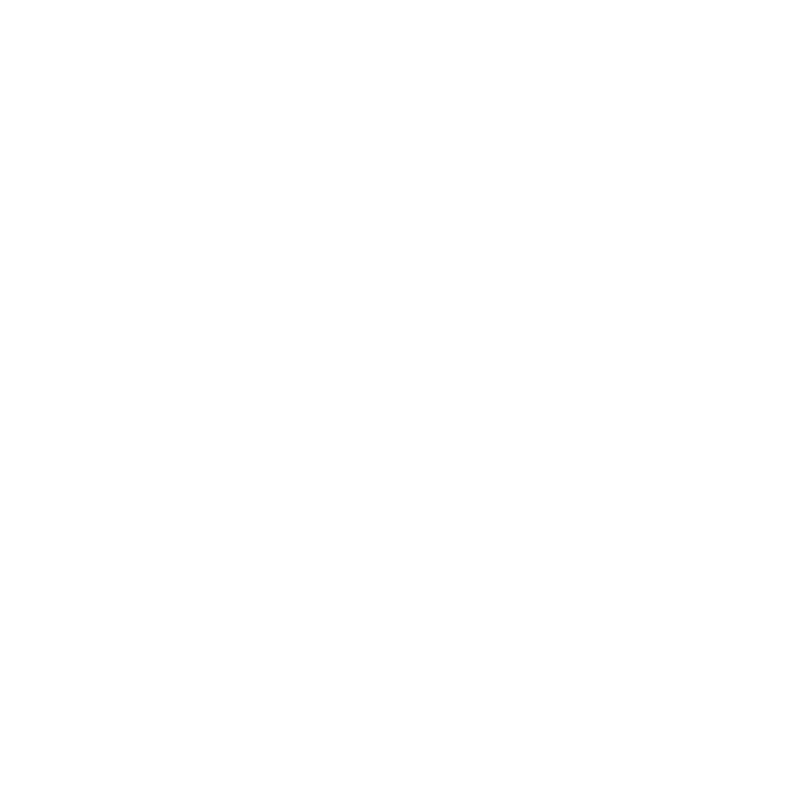
Frame 1 (no input)
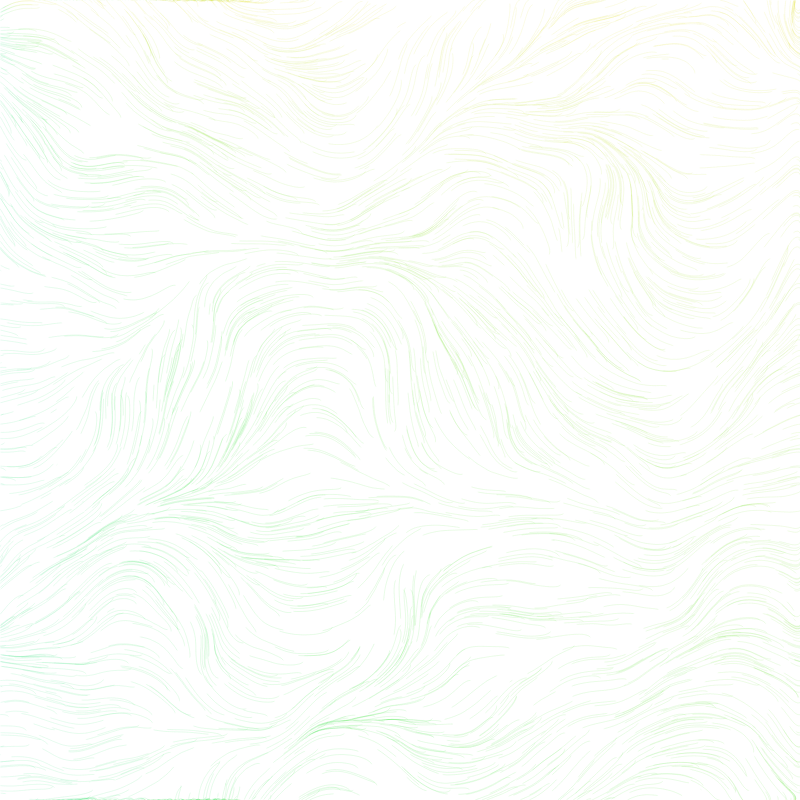
Frame 60 (no input)
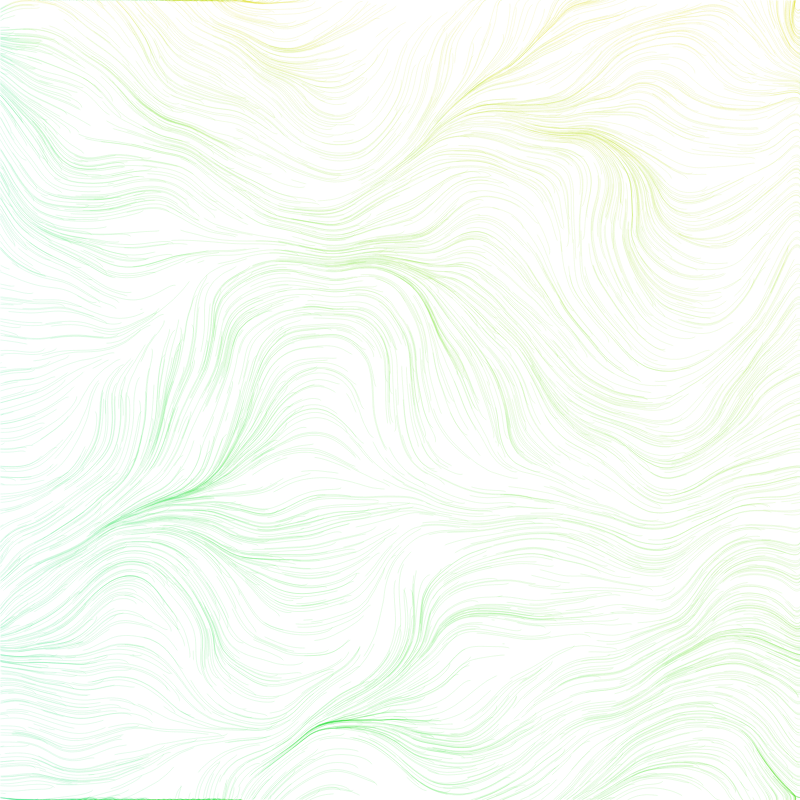
Frame 120 (the mouse pressed at the canvas centre since frame 60)

The p5.js sketch that drew these frames (run headless with seeded random() and noise() and a simulated clock; from frame 60 on, the mouse is pressed at the canvas centre):

// p5.js sketch
// ── sketch.js
let FIELD_SIZE = 8;

let particles = [];
let PARTICLE_COUNT = 2500;
let total_particles = PARTICLE_COUNT;

let flowfield;
let starting_points = [];

let avgGen = 0;
// let maxDist;


function setup() {
  createCanvas(800, 800);
  colorMode(HSB)
  ellipseMode(CENTER);
  background(255);
  noiseSeed(1002);

  flowfield = new FlowField(FIELD_SIZE);
  // maxDist = ((width / 2) ** 2 + (height / 2) ** 2) ** 0.5;

  // starting_points = generateStartPositions(flowfield);

  for (let i = 0; i < PARTICLE_COUNT; i++) {
    let {startX, startY} = getStartPosition(flowfield);
    let c = getColor(startX, startY);
    particles[i] = new Particle(startX, startY, c);
  }
}

function draw() {
  // flowfield.update();

  for (let i = 0; i < particles.length; i++) {
    particles[i].follow(flowfield);
    particles[i].update(flowfield);
    particles[i].show();
  }
  
  if (frameCount % 100 == 0) {
    printStatus();
  }
}

function getStartPosition(field) {
  // constrain to the f-2 center
  // let f = 8;
  // let startX = random(width / f, width / f * (f - 1));
  // let startY = random(height / f, height / f * (f - 1));
  // offset - bottom right
  // startX = startX + (width/f) * 0.5;
  // startY = startY + (height/f) * 0.5;
  // if (starting_points.length == 0) {
  //   console.log('generating');
  //   starting_points = generateStartPositions(field);
  // }
  // let {startX, startY} = starting_points.pop(Math.floor(random(starting_points.length)))
  let startX = random(width);
  let startY = random(height);
  return {startX, startY};
}

function generateStartPositions(field) {
  positions = [];
  for (let i = 0; i < field.rows; i++) {
    for (let j = 0; j < field.cols; j++) {
      positions.push({
        startX: j * field.fieldSize,
        startY: i * field.fieldSize
      })
    }
  }
  return shuffle(positions);
}

function getColor(h) {
  let a = 0.3;
  // h = h + avgGen/10;
  // h = h + 160 
  let offset = 45;
  h = abs((h + offset) % TWO_PI);
  let c = map(h, 0, TWO_PI, 0, 360);
  // c = c + 125
  // c = c % 360
  return [c, 90, 85, a];
}

function printStatus() {
  let fc = frameCount
  let avg = averageAge().toFixed(1);
  let ls = averageLifespan().toFixed(1);
  let gen = averageGeneration().toFixed(1);
  let tot = total_particles;
  let fr = frameRate().toFixed(1);
  let s = `${fc}\tavg: ${avg} ls: ${ls} gen: ${gen} total: ${tot} fr: ${fr}`
  console.log(s);
}

function averageAge() {
  return particles.reduce((prev, curr) => prev + int(curr.age), 0) / particles.length;
}

function averageGeneration() {
  avgGen = particles.reduce((prev, curr) => prev + int(curr.generation), 0) / particles.length;
  return avgGen;
}

function averageLifespan() {
  return particles.reduce((prev, curr) => prev + int(curr.lifetime), 0) / particles.length;
}

function keyPressed() {
  switch (key) {
    case 'S':
      loop();
      console.log("Started looping");
      break;
    case ' ':
      noLoop();
      console.log("Stopped looping");
      break;
    default:
      break;
  }
}

// function mousePressed() {
//   // let { startX, startY } = getStartPosition();
//   let c = getColor(mouseX, mouseY, 0);
//   let p = new Particle(mouseX, mouseY, c);
//   particles.push(p);
//   total_particles++;
// }
// ── field.js
function FlowField(fieldSize) {
  let xIncr = 0.04;
  let yIncr = xIncr;
  let zIncr = 0.0;
  // let zOff = 10.02;
  let zOff = 0.0;

  this.fieldSize = fieldSize;
  this.cols = floor(width / this.fieldSize);
  this.rows = floor(height / this.fieldSize);

  this.field = new Array(this.cols * this.rows);



  this.update = function updateFlowField() {
    // console.log('generate');
    let yOff = 0.0;
    for (let y = 0; y < this.rows; y++) {
      let xOff = 0;
      for (let x = 0; x < this.cols; x++) {
        let idx = x + (y * this.cols);
        let angle = generateFieldAngle(xOff, yOff, zOff);
        let v = p5.Vector.fromAngle(angle);
        v.setMag(0.3);
        this.field[idx] = v;

        xOff += xIncr;
      }
      yOff += yIncr;
    }

    if (frameCount % 500 == 0) {
      // zOff += 0.2;
      // console.log(frameCount);
      // zIncr = 0.0
    }
    zOff += zIncr;
  }

  this.update();

  this.getVector = function getVectorFlowField(_x, _y) {
    let x = floor(_x / this.fieldSize);
    let y = floor(_y / this.fieldSize);
    let idx = x + (y * this.cols);
    let vector = this.field[idx];
    return vector;
  }

  // this.getVectorOverlayGraphic = function() {
  //   // let overlay = createGraphics()
  //   for (let y = 0; y < this.rows; y++) {
  //     for (let x = 0; x < this.cols; x++) {
  //       let idx = x + (y * this.cols);
  //       let v = this.field[idx];
  //       push();
  //       stroke(0, 128);
  //       strokeWeight(1);
  //       translate(x * this.fieldSize, y * this.fieldSize);
  //       rotate(v.heading());
  //       line(0, 0, this.fieldSize, 0);
  //       pop();
  //     }
  //   }
  // }

  function generateFieldAngle(xOff, yOff, zOff) {
    let n = noise(xOff, yOff, zOff); // 0 < n < 1
    // let f = 4;
    // n = floor(n * f) / f;
    return - n * TWO_PI;
  }
}
// ── particle.js
MIN_LIFESPAN = 25;
MAX_LIFESPAN = 750;

function Particle(x, y, c) {
  this.pos = createVector(x, y);
  this.vel = createVector(random(-TWO_PI, TWO_PI), random(-TWO_PI, TWO_PI));
  this.acc = createVector(0, 0);
  this.maxSpeed = 1;
  this.diameter = FIELD_SIZE;
  this.lifetime = random(MIN_LIFESPAN, MAX_LIFESPAN);
  this.age = 0;
  this.generation = 0;
  this.strokeColor = 0;
  this.strokeAlpha = 255;
  this.strokeWeight = 0.2;
  this.color = c;

  this.prevPos = this.pos.copy();

  this.update = function updateParticle(field) {
    if (this.age < this.lifetime) {
      this.vel.add(this.acc);
      this.vel.limit(this.maxSpeed);
      this.prevPos = this.pos.copy();
      this.pos.add(this.vel);
      this.color = getColor(this.pos.heading())
      this.acc.mult(0);
      this.edges();
      this.age += 1;
    } else {
      let { startX, startY } = getStartPosition(field);
      this.pos = createVector(startX, startY);
      this.prevPos = this.pos.copy();
      this.vel = createVector(0, 0);
      this.acc = createVector(0, 0);
      this.lifetime = random(MIN_LIFESPAN, MAX_LIFESPAN)
      this.age = 0;
      this.generation += 1;
      // this.color = getColor(startX, startY, this.generation);
      total_particles++;
    }
  }

  this.applyForce = function applyForceParticle(force) {
    this.acc.add(force);
  }

  this.follow = function followParticle(flowfield) {
    let force = flowfield.getVector(this.pos.x, this.pos.y);
    this.applyForce(force);
  }

  this.show = function showParticle() {
    if (this.age > 5 && frameCount > 0) {
      // let direction = p5.Vector.sub(this.prevPos, this.pos);
      stroke(this.color);
      strokeWeight(this.strokeWeight);
      strokeJoin(ROUND);
      line(this.pos.x, this.pos.y, this.prevPos.x, this.prevPos.y);
      // drawShape(this.pos.x, this.pos.y, direction.heading())
      noFill();
      // noStroke();
      // fill(this.color);
      // ellipse(this.pos.x, this.pos.y, this.diameter);
    }
  }

  this.edges = function() {
    if (this.pos.x > width) {
      this.pos.x = 0;
      this.prevPos = this.pos.copy();
    }
    if (this.pos.x < 0) {
      this.pos.x = width;
      this.prevPos = this.pos.copy();
    }
    if (this.pos.y > height) {
      this.pos.y = 0;
      this.prevPos = this.pos.copy();
    }
    if (this.pos.y < 0) {
      this.pos.y = height;
      this.prevPos = this.pos.copy();
    }
  }
}

function drawShape(x, y, heading) {
  push();
  translate(x, y);
  rotate(heading);
  beginShape();
  vertex(0, 20);
  vertex(20, 20);
  vertex(20, 0);
  vertex(0, 0);
  endShape(CLOSE);
  pop();
}
